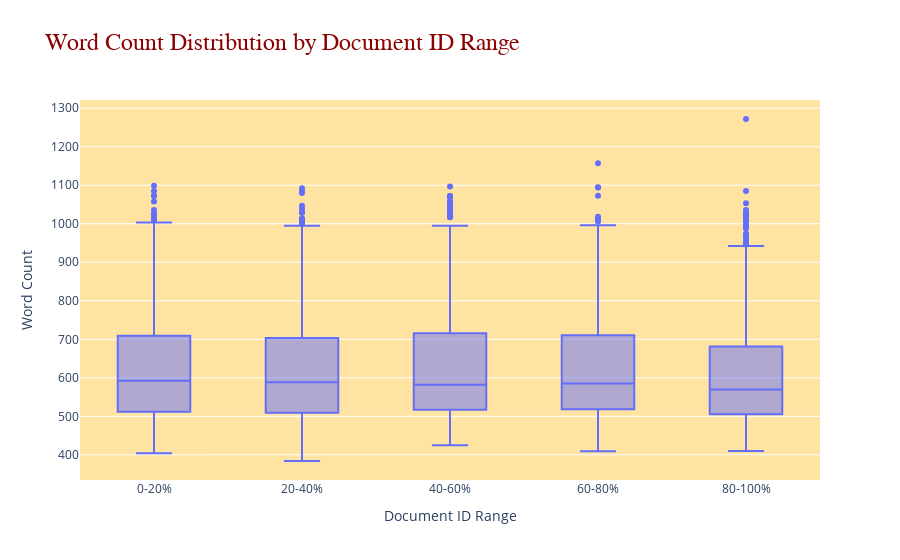

This figure's notebook cell:
### Code cell
# Grouping the documents into ranges by id
df['doc_id_range'] = pd.cut(df['id'], bins=5, labels=['0-20%', '20-40%', '40-60%', '60-80%', '80-100%'])

fig = px.box(
    df, 
    x='doc_id_range', 
    y='data_word_count', 
    title='Word Count Distribution by Document ID Range',
    labels={'doc_id_range': 'Document ID Range', 'data_word_count': 'Word Count'},
)

fig.update_layout(
    xaxis_title='Document ID Range',
    yaxis_title='Word Count',
    title_font=dict(size=24, family='Arial', color='darkred'),
    plot_bgcolor='rgba(2600, 220, 140, 0.8)'
)

fig.show()

### Figure 1 — Plotly figure (JSON) as saved in the notebook; plotly's stock layout.template omitted (floating-point values rounded to 4 significant figures; data arrays with more than 128 entries replaced by an {"elided": "..."} marker saying what was removed)
{"data": [{"alignmentgroup": "True", "hovertemplate": "Document ID Range=%{x}<br>Word Count=%{y}<extra></extra>", "legendgroup": "", "marker": {"color": "#636efa"}, "name": "", "notched": false, "offsetgroup": "", "orientation": "v", "showlegend": false, "type": "box", "x": {"elided": "4000 str values"}, "x0": " ", "xaxis": "x", "y": {"elided": "4000 int values"}, "y0": " ", "yaxis": "y"}], "layout": {"boxmode": "group", "legend": {"tracegroupgap": 0}, "plot_bgcolor": "rgba(2600, 220, 140, 0.8)", "title": {"font": {"color": "darkred", "family": "Arial", "size": 24}, "text": "Word Count Distribution by Document ID Range"}, "xaxis": {"anchor": "y", "domain": [0, 1], "title": {"text": "Document ID Range"}}, "yaxis": {"anchor": "x", "domain": [0, 1], "title": {"text": "Word Count"}}}}
